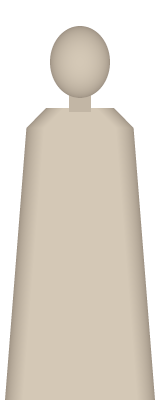
#> input picture templates/sound-novel-starter/assets/cast/_sample_plain.png, 160 x 400 px
$ python -i prepare.py   (imports and definitions only)
#> lines starting #> are read from the running program, lines starting #| are printed output that depends on the picture; after the words box and inside, x2 and y2 are one past the last pixel; in counts of white or black regions, pixels touching at a corner belong together
#> further down, picture is the input picture: PIL image 160x400 RGBA; mean R, G, B, A 184.6, 172.6, 156.3, 160.8
#!/usr/bin/env python3
"""人物と小物の透過画像を、画面に出す高さの約 1.6 倍へ縮め、透明な画素の色を縁の色で埋めて assets/cast/ に書く。

使い方: python3 art/cast/prepare.py <元の絵の置き場> [縦の画面の design の高さ（既定 1169 = 390×844 のスマホ）]
  元の絵は <置き場>/<名前>_<表情>.png（assets/novel.cast.json の cast・props の名前と faces）。
  書き先は assets/cast/<名前>_<表情>.png。project.json の textures に「cast_<名前>_<表情>」の名前で登録する。
  書いた後に make lint-cast で、Doc の aspect と登録の抜けを確かめる。
  Pillow が要る（pip install Pillow）。

高さの決め方: 画面に出す高さ（位置の height × 項目の scale × design の高さ。横は 540・縦は引数の高さの大きい方）の 1.6 倍。
人物はどの位置にも出しうるので全部の位置の一番高い物、小物は既定の位置（slot）の高さで見る。元の絵より大きくはしない。
縁を埋める理由: GPU が 2 つの画素の間をなめらかにつなぐ時、透明な画素の色（多くは黒）が混ざり、
人物の輪郭に黒い線がにじむ。透明な画素の色だけを近くの見える画素の色にしておけば、混ざっても縁の色のまま。
"""
import json
import os
import sys

from PIL import Image, ImageChops, ImageFilter, ImageMath

HERE = os.path.dirname(os.path.abspath(__file__))
ROOT = os.path.normpath(os.path.join(HERE, "..", ".."))
LANDSCAPE_HEIGHT = 540
PORTRAIT_HEIGHT = 1169
MARGIN = 1.6


def bleed(im: Image.Image) -> Image.Image:
    r, g, b, a = im.split()
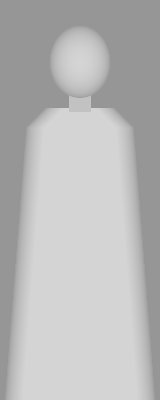
#> r: PIL image 160x400 L; min 150, max 212, mean 184.6
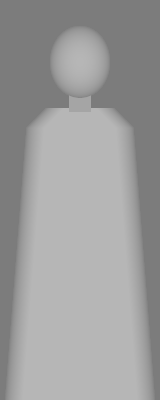
#> b: PIL image 160x400 L; min 124, max 182, mean 156.3
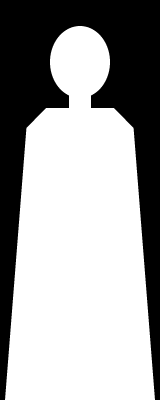
#> a: PIL image 160x400 L; min 0, max 255, mean 160.8
    filled = [r, g, b]
    # 見える画素の色を、ぼかしの幅を倍々に広げながら透明な所へ流す（alpha で重みをつけて平均する）
    known = a.point(lambda v: 255 if v > 0 else 0)
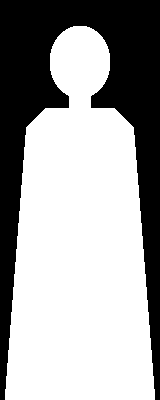
#> known: PIL image 160x400 L; 63.6% white; 1 black region, box (x1, y1, x2, y2) and area: (0, 0, 160, 400) 23316
    for radius in (1, 2, 4, 8, 16, 32, 64):
        w = known.filter(ImageFilter.GaussianBlur(radius))
        out = []
        for c in filled:
            pm = ImageChops.multiply(c, known).filter(ImageFilter.GaussianBlur(radius))
            avg = ImageMath.lambda_eval(lambda e: e["float"](e["p"]) * 255.0 / (e["float"](e["w"]) + 0.0001), p=pm, w=w).convert("L")
            out.append(Image.composite(c, avg, known))
        filled = out
        known = w.point(lambda v: 255 if v > 0 else 0)
#> this loop made 7 passes
#> pass 1, in bleed, `w = known.filter(ImageFilter.GaussianBlur(radius))`:
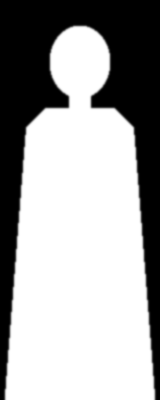
#> w: PIL image 160x400 L; min 0, max 255, mean 162.1
#> pass 1, in bleed, `known = w.point(lambda v: 255 if v > 0 else 0)`:
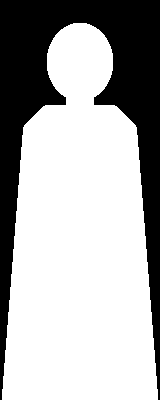
#> known: PIL image 160x400 L; 67.5% white; 1 black region, box (x1, y1, x2, y2) and area: (0, 0, 160, 400) 20776
#> after the loop:
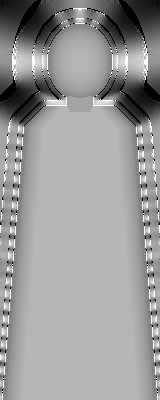
#> c: PIL image 160x400 L; min 0, max 254, mean 153.4
    return Image.merge("RGBA", (*filled, a))


def target_height(doc: dict, kind: str, entry: dict, portrait: float) -> int:
    """その人（か小物）を出しうる一番大きな高さ × 1.6。"""
    tallest = 0.0
    for key, screen in (("slots", LANDSCAPE_HEIGHT), ("portraitSlots", portrait)):
        slots = doc.get(key, {})
        if kind == "props":
            slots = {k: v for k, v in slots.items() if k == entry.get("slot", "item")}
        for slot in slots.values():
            tallest = max(tallest, float(slot.get("height", 0.9)) * screen)
    return max(1, round(tallest * float(entry.get("scale", 1.0)) * MARGIN))


def main():
    if len(sys.argv) not in (2, 3):
        print(__doc__)
        sys.exit(1)
    src = sys.argv[1]
    portrait = float(sys.argv[2]) if len(sys.argv) == 3 else PORTRAIT_HEIGHT
    doc = json.load(open(os.path.join(ROOT, "assets", "novel.cast.json"), encoding="utf-8"))
    dst = os.path.join(ROOT, "assets", "cast")
    os.makedirs(dst, exist_ok=True)
    for kind in ("cast", "props"):
        for name, entry in doc.get(kind, {}).items():
            want = target_height(doc, kind, entry, portrait)
            for face in entry.get("faces", []):
                stem = f"{name}_{face}"
                path = os.path.join(src, stem + ".png")
                if not os.path.exists(path):
                    print(f"[prepare] 無い: {path}")
                    continue
                im = bleed(Image.open(path).convert("RGBA"))  # 縮める前に埋める（縮める時の平均にも黒が混ざらない）
                h = min(want, im.height)  # 元より大きくすると、ぼけるだけで重くなる
                w = round(im.width * h / im.height)
                im = bleed(im.resize((w, h), Image.LANCZOS))
                out = os.path.join(dst, stem + ".png")
                im.save(out, optimize=True)
                print(f"[prepare] {out} {w}x{h} aspect={w / h:.3f}（textures の名前は cast_{stem}）")


# [2 lines not run here, left out]

>>> from PIL import Image
>>> picture = Image.open('../../assets/cast/_sample_plain.png')
>>> result = bleed(picture)
